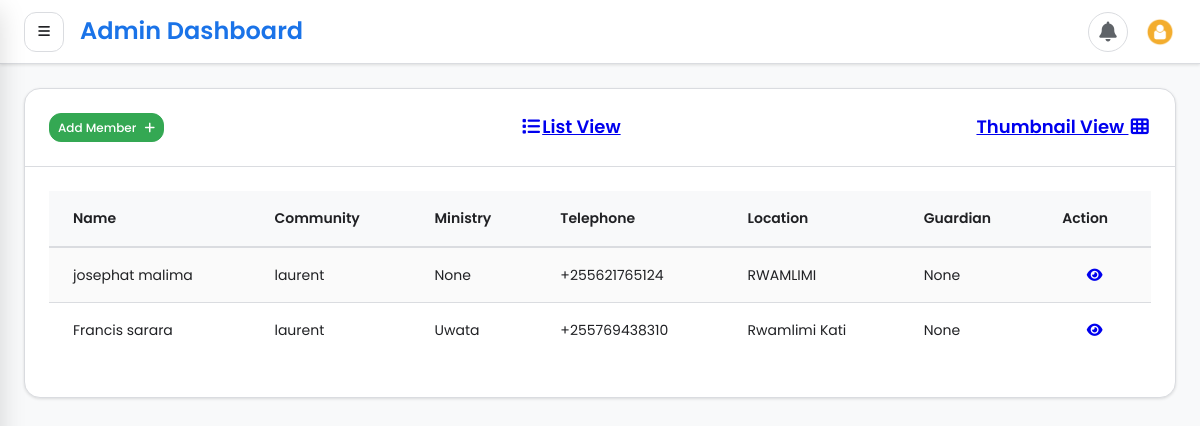
The page /members/table/ (signed in) on the database as committed earlier.
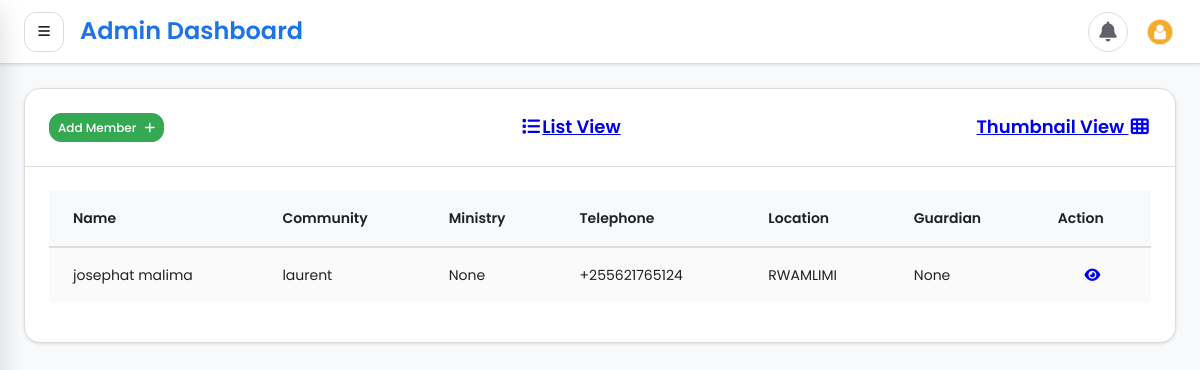
The same page on the database as committed later.
### member/models.py (models this page shows, shortened)
class Member(models.Model):
    name = models.CharField(max_length=255)
    code = models.TextField(help_text="001PT", null= True)
    active = models.BooleanField(default= True)
    shepherd = models.ForeignKey(Community, on_delete=models.CASCADE, null=True, blank=True)
    ministry = models.ForeignKey(Ministry, on_delete=models.CASCADE, null=True, blank=True)
    telephone =PhoneNumberField(max_length=255, null=True, help_text=' Eg. +255 ')
    location = models.CharField(max_length=255)
    fathers_name = models.CharField(max_length=255, null=True, blank=True)
    mothers_name = models.CharField(max_length=255, null=True, blank=True)
    guardians_name = models.CharField(max_length=255, null=True, blank=True)
    new_believer_school = models.BooleanField()
    pays_tithe = models.BooleanField(default=False)
    working = models.BooleanField(default=False)
    schooling = models.BooleanField(default=False)
    picture = models.ImageField(upload_to=upload_image_path, null=True, blank=True)
    transfered = models.BooleanField(max_length=250, blank=True, null= True)
    transfer_update = models.CharField(max_length=250, null=True, blank=True)
    objects = MemberManager()

class Community(models.Model):
    name = models.CharField(max_length=255, unique=True)
    created_at = models.DateTimeField(auto_now_add=True)
    updated_at = models.DateTimeField(auto_now=True)
    def __str__(self):
        return self.name

class Ministry(models.Model):
    name = models.CharField(max_length=255)
    feast_name = models.TextField(max_length=10, blank=True, null=True)
    feast_date = models.DateField(blank=True, null=True)
    created_at = models.DateTimeField(default=timezone.now)
    updated_at = models.DateTimeField(auto_now=True)
    def __str__(self):
        return f"{self.name}"
    class Meta:
        verbose_name_plural = "Ministries"

### member/views.py (the view)
# urls.py: path('table/', table_members, name="table_members"),
@login_required
def table_members(request):
    template = "members/table.html"
    members = Member.objects.active()
    profile = UserProfile.objects.get_or_create(user=request.user)
    context = {"members": members, "members_active_list": "active", "profile": profile}
    return render(request, template, context)

### member/models.py (called while the page is built)
    def active(self):
        qs = self.get_queryset().filter(active=True)
        return qs

### templates/members/table.html (shortened to what this page needs)
{% extends 'base.html' %}
{% block content %}
    <div class="dashboard-wrapper">
        <div class="container-fluid dashboard-content">
            <div class="col-xl-12 col-lg-12 col-md-12 col-sm-12 col-12">
            <div class="card">
                <h5 class="card-header">
                    <a href="{% url 'add_member' %}" class="btn btn-sm btn-success shadow float-right text-light ml-5">Add Member <i class="fa fa-plus ml-2"></i></a>
                    <a href="{% url 'list_members' %}" class="mr-4"><i class="fas fa-fw fa-list mr-2"></i>List View</a>
                    <a href="{% url 'thumbnail_members' %}">Thumbnail View <i class="ml-2 fas fa-fw fa-th"></i></a></h5>
                <div class="card-body">
                    <div class="table-responsive">
                        <table class="table table-striped table-bordered first">
                            <thead>
                                <tr>
                                    <th>Name</th>
                                    <th>Community</th>
                                    <th>Ministry</th>
                                    <th>Telephone</th>
                                    <th>Location</th>
                                    <th>Guardian</th>
                                    <th>Action</th>
                                </tr>
                            </thead>
                            <tbody>
                            {% for member in members %}
                                <tr>
                                    <td>{{ member.name }}</td>
                                    <td>{{ member.shepherd }}</td>
                                    <td>{{ member.ministry }}</td>
                                    <td>{{ member.telephone }}</td>
                                    <td>{{ member.location }}</td>
                                    <td>{{ member.guardians_name }}</td>
                                    <td class="text-center"><a href="{% url 'detail_member' member.pk %}"><i class="fa fa-eye"></i></a></td>
                                </tr>
                            {% endfor %}
                            </tbody>
                        </table>
                    </div>
                </div>
            </div>
     </div>
        </div>
{% endblock content %}

Rows that differ between the two databases and show on the page:
removed Member: name "Francis sarara", shepherd "laurent", ministry "Uwata", telephone "+255769438310", location "Rwamlimi Kati", guardians_name "None"
